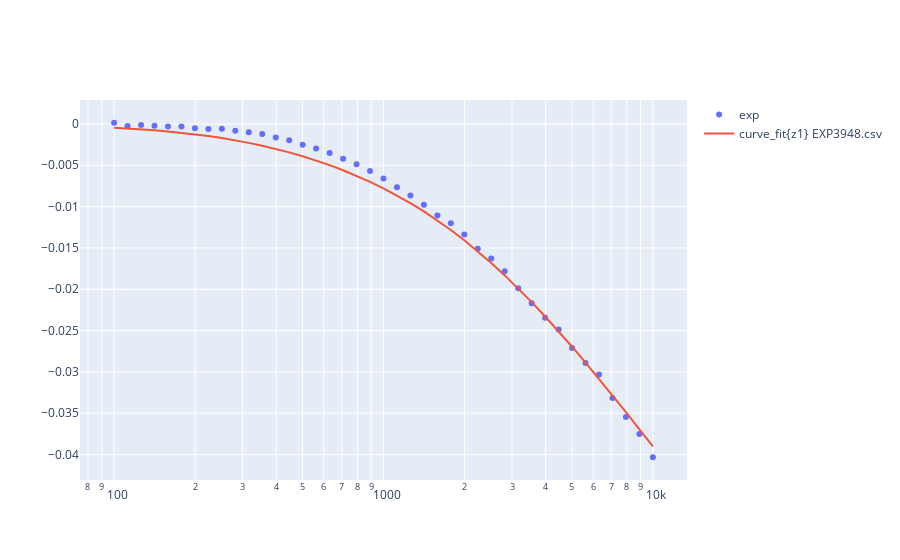

The notebook cell this image was saved under:
### Code cell
dp=15e-3
sig=4e6
mup=1
# valor ajustado y grafico
z1eff,figz1=cn.fit.z1(f,bo,datacorr,0,dp,sig,mup)
figz1
